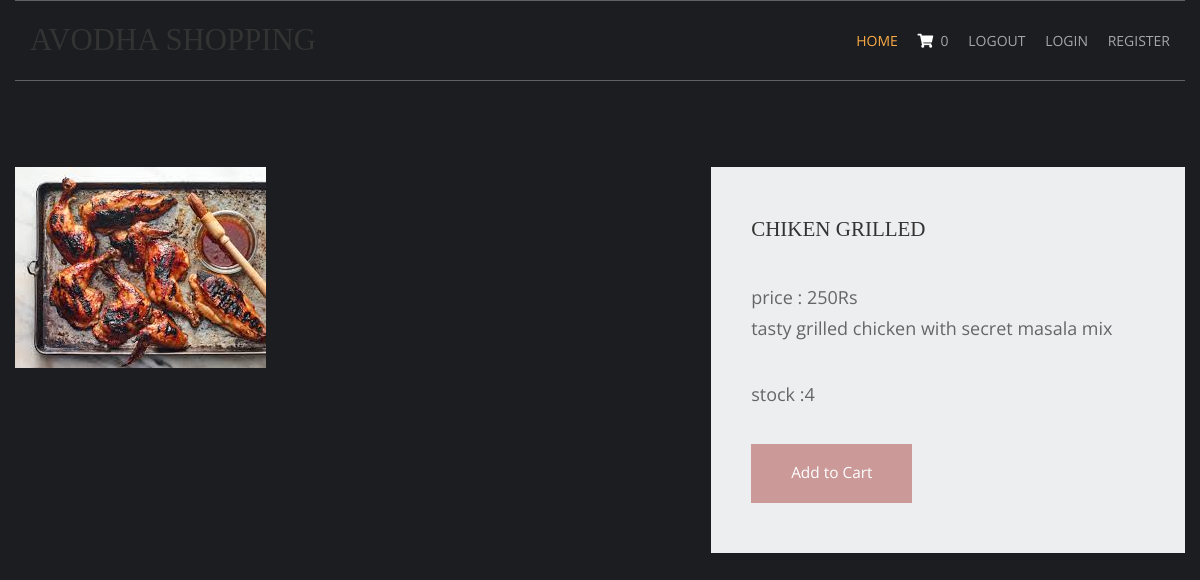
Page /chicken-recepies/chiken-grilled on the committed database.
### shophome/models.py (models this page shows, shortened)
class products (models.Model):
    name=models.CharField(max_length=250,unique=True)
    slug=models.SlugField(max_length=250, unique=True)
    img=models.ImageField(upload_to='product')
    desc=models.TextField()
    stock=models.IntegerField()
    available = models.BooleanField()
    price = models.IntegerField()
    category=models.ForeignKey(categ,on_delete=models.CASCADE)

### shophome/views.py (the view)
# urls.py: path('<slug:c_slug>/<slug:product_slug>',views.prodDetails,name='details'),
def prodDetails(request,c_slug,product_slug):
    try:
        prod=products.objects.get(category__slug=c_slug,slug=product_slug)
    except Exception as e:
        raise e
    return render(request,'itemindex.html',{'pr':prod})

### shopcart/context_processor.py (called while the page is built)
def count(request):
    item_count=0;
    if 'admin' in request.path:
        return {}
    else:
        try:
            ct=cartlist.objects.filter(cart_id=c_id(request))
            cti=items.objects.all().filter(cart=ct[:1])
            for c in cti:
                item_count += c.quan
        except cartlist.DoesNotExist:
            item_count=0
        return dict(itc=item_count)

### shopcart/views.py (called while the page is built)
def c_id (request):
    ct_id=request.session.session_key
    if not ct_id:
        ct_id=request.session.create()
    return ct_id

### templates/itemindex.html (shortened to what this page needs)
{% extends 'base.html' %}
{% load static %}
{% block content %}
<html lang="en">
<head>
    <link href="{% static 'pr/fontawesome/css/all.min.css' %}" rel="stylesheet" />
    <link href="{% static 'pr/css/templatemo-comparto.css' %}" rel="stylesheet" />
</head>
<body>
    <br></br><br>
        <section class="tm-mb-1" id="about">
            <div class="tm-row tm-about-row">
                <div class="tm-section-1-l">
                    <img src="{{pr.img.url}}" alt="About image" class="tm-img-responsive">
                </div>
                <article class="tm-section-1-r tm-bg-color-8">
                    <h2 class="tm-mb-2 tm-title-color">{{pr.name}}</h2>
                    <p>price : {{pr.price}}Rs <br>{{pr.desc}}</p>
                    <p>stock :{{pr.stock}}</p>
{% if pr.stock <= 0 %}
             <h1 style="color:red">Sorry. No stock left</h1>
       {% else %}
             <a href="{% url 'addcart' pr.id %}" class="tm-btn tm-btn-1 tm-link-to-services">Add to Cart</a>
     {% endif %}
                </article>
            </div>
        </section>
</body>
</html>
{% endblock %}

### static/hm/layout/styles/layout.css (style rules this page uses)
*, *::before, *::after { transition:all .3s ease-in-out; }
body { color:#A5A6AA; background-color:#1C1D21; }
a { color:#FBAB45; }

### static/pr/css/templatemo-comparto.css (style rules this page uses)
*, *::before, *::after { box-sizing: border-box; outline: none; }
ul, h1, h2, h3, h4, p, figure { padding: 0; margin: 0; }
body { font-family: 'Open Sans', Arial, sans-serif; font-size: 18px; overflow-x: hidden; padding-left: 15px; padding-right: 15px; margin: 0; }
h2 { font-size: 1.5rem; }
a { transition: all 0.3s ease; text-decoration: none; }
p { color: #666; line-height: 1.7; margin-bottom: 35px; }
h1, h2, h3, h4, h5, h6 { color: #333; }
.tm-mb-1 { margin-bottom: 20px; }
.tm-mb-2 { margin-bottom: 40px; }
.tm-bg-color-8 { background-color: #EDEEEF; }
.tm-img-responsive { max-width: 100%; height: auto; }
.tm-section-1-l { width: 57.85%; margin-right: 1.65%; }
.tm-section-1-r { padding: 50px 40px; width: 40.5%; }
.tm-row { display: flex; }
.tm-btn { display: inline-block; padding: 15px 40px; font-size: 1.1rem; border: none; background-color: #CC9999; color: white; }
a { color: #666; }

### static/hm/layout/styles/framework.css (style rules this page uses)
html { overflow-y:scroll; overflow-x:hidden; }
html, body { margin:0; padding:0; font-size:14px; line-height:1.6em; }
*, *::before, *::after { box-sizing:border-box; }
a { outline:none; text-decoration:none; }
img { width:auto; max-width:100%; height:auto; margin:0; padding:0; border:none; line-height:normal; vertical-align:middle; }
body, input, textarea, select { font-family:Verdana, Geneva, sans-serif; }
h1, h2, h3, h4, h5, h6, .heading { font-family:Georgia, "Times New Roman", Times, serif; }
::placeholder { opacity:1; }
h1, h2, h3, h4, h5, h6, .heading { margin:0 0 20px 0; font-size:1.4rem; line-height:normal; font-weight:normal; text-transform:uppercase; }
address, article, aside, figcaption, figure, footer, header, main, nav, section { display:block; margin:0; padding:0; }

### rows in the picture
products: img (picture), name "CHIKEN GRILLED", price "250", desc "tasty grilled chicken with secret masala mix", stock "4"

### other values in the picture
{{ itc }} "0"
